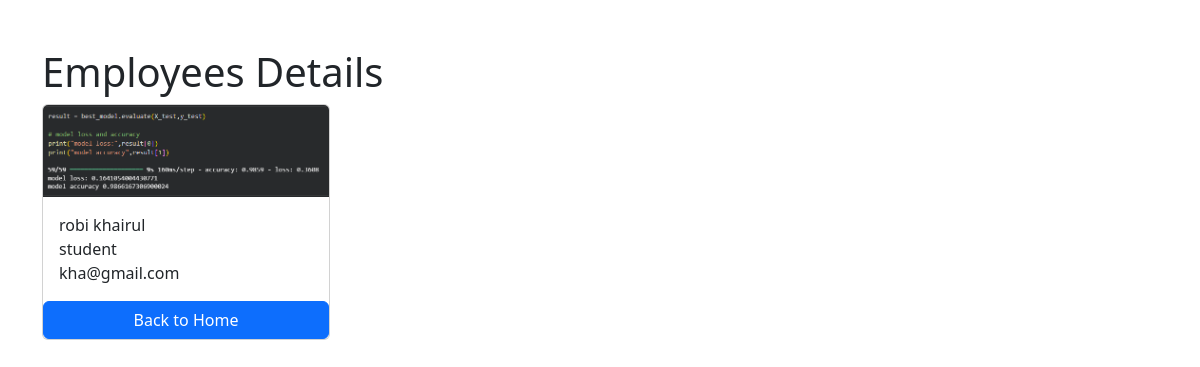
Screenshot of /employees/2/ with the database file from the repository.
### employees/models.py (models this page shows, shortened)
class Employee(models.Model):
    first_name = models.CharField(max_length=100)
    last_name = models.CharField(max_length=100)
    photo = models.ImageField(upload_to='images')
    designation = models.CharField(max_length=100)
    email_address = models.EmailField(max_length=100, unique=True)
    phone_number = models.CharField(max_length=12, blank=True)
    created_at = models.DateTimeField(auto_now_add=True)
    updated_at = models.DateTimeField(auto_now=True)

### employees/views.py (the view)
# urls.py: path('<int:pk>/', views.employee_detail, name='employee_detail'),
def employee_detail(request, pk):
    employee = get_object_or_404(Employee, pk=pk)
    context = {
        'employee' : employee
    }
    return render(request, 'employee_detail.html', context)

### templates/employee_detail.html (shortened to what this page needs)
{% load static %}
<!DOCTYPE html>
<html lang="en">
<head>
  <link href="https://cdn.jsdelivr.net/npm/bootstrap@5.3.8/dist/css/bootstrap.min.css" rel="stylesheet">
</head>
<body>
  <div class = 'container pt-5' >
    <h1> Employees Details </h1>
    <div class="card" style="width: 18rem;">
        <img class="card-img-top" src="{{employee.photo.url}}" alt="Employees Photo">
        <div class="card-body">
            <p class="card-text m-0">{{employee.first_name}} {{employee.last_name}}</p>
            <p class="card-text m-0">{{employee.designation}}</p>
            <p class="card-text m-0">{{employee.email_address}}</p>
        </div>
        <a href="{% url "home"%}" class="btn btn-primary">Back to Home</a>
</div>
</body>
</html>

### rows the page displays
Employee: photo (picture), first_name "robi", last_name "khairul", designation "student", email_address "kha@gmail.com"
